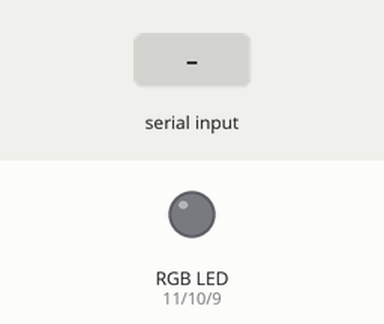
Recording of a sketch running on a simulated Arduino Uno, built with avr-gcc and run on an emulated ATmega328P. Shown: an RGB LED mixed from three pins (HIGH = lit). The inputs (shaded band) are chosen by the test bench. Dim RGB values are drawn brighter than linear; what the sketch prints to the serial monitor is not drawn.

Above: at 1.2 s.
1.3 s: "1" received over Serial
At 2.37 s:
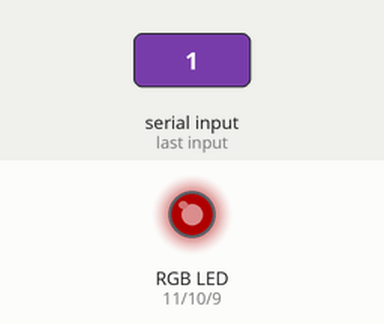
At 3.57 s:
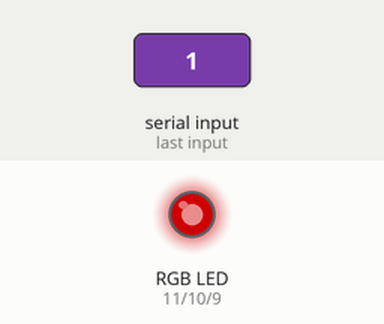
7.3 s: "2" received over Serial
At 10.38 s:
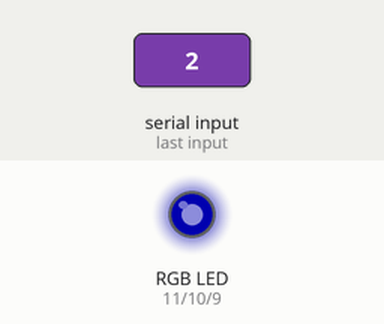
Timing chart, 0 to 18.8 s (numbered marks = the images above; inputs shaded):
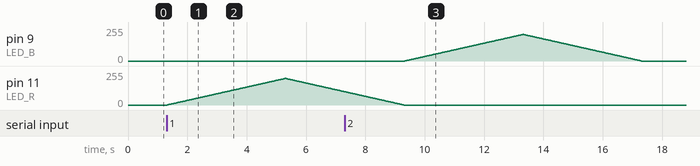

The sketch:

Serial1013.ino
```cpp
const int LED_R = 11;
const int LED_G = 10;
const int LED_B = 9;

void setup()
{
  // 시리얼 통신 시작 및 보레이트 지정(9600)
  Serial.begin(9600);

  pinMode(LED_R, OUTPUT);
  pinMode(LED_G, OUTPUT);
  pinMode(LED_B, OUTPUT);
}


  // 헤드램프 1라인 : 빨강
  // 헤드램프 2라인 : 파랑
  // 헤드램프 3라인 : 초록
  // 라인 1 ~ 3 중 입력 -> LED에 표시
void loop()
{
  if (Serial.available())
  {
    char data = Serial.read();  // readString(), readStringUntil('\n') 으로 문자열 읽기 가능, 속도는 느림.

    switch (data)
    {
      case '1':
      Serial.println("라인1 가동");

      for (int i = 0; i < 200; i++)
      {
        setColor(i, 0, 0);
        delay(20);
        if (i == 199)
        {
          for (int j = 199; j >=0; j--)
          {
            setColor(j, 0, 0);
            delay(20);
          }
        }
      }
      break;

      case '2':
      Serial.println("라인2 가동");

      for (int i = 0; i < 200; i++)
      {
        setColor(0, 0, i);
        delay(20);
        if (i == 199)
        {
          for (int j = 199; j >=0; j--)
          {
            setColor(0, 0, j);
            delay(20);
          }
        }
      }
      break;

      case '3':
      Serial.println("라인3 가동");

      for (int i = 0; i < 200; i++)
      {
        setColor(0, i, 0);
        delay(20);
        if (i == 199)
        {
          for (int j = 199; j >=0; j--)
          {
            setColor(0, j, 0);
            delay(20);
          }
        }
      }
      break;

      default:
      Serial.println(data);
    }

  }
}

void setColor(int red, int green, int blue)
{
  analogWrite(LED_R, red);
  analogWrite(LED_G, green);
  analogWrite(LED_B, blue);
}
```

Measured:
- after the input at 1.3 s, pin 11 (LED_R): rises from 0/255 to 199/255 in 4.0 s, then falls to 100/255 in 2.0 s
- after the input at 7.3 s, pin 9 (LED_B): rises from 0/255 to 199/255 in 4.0 s, then falls to 0/255 in 4.0 s
